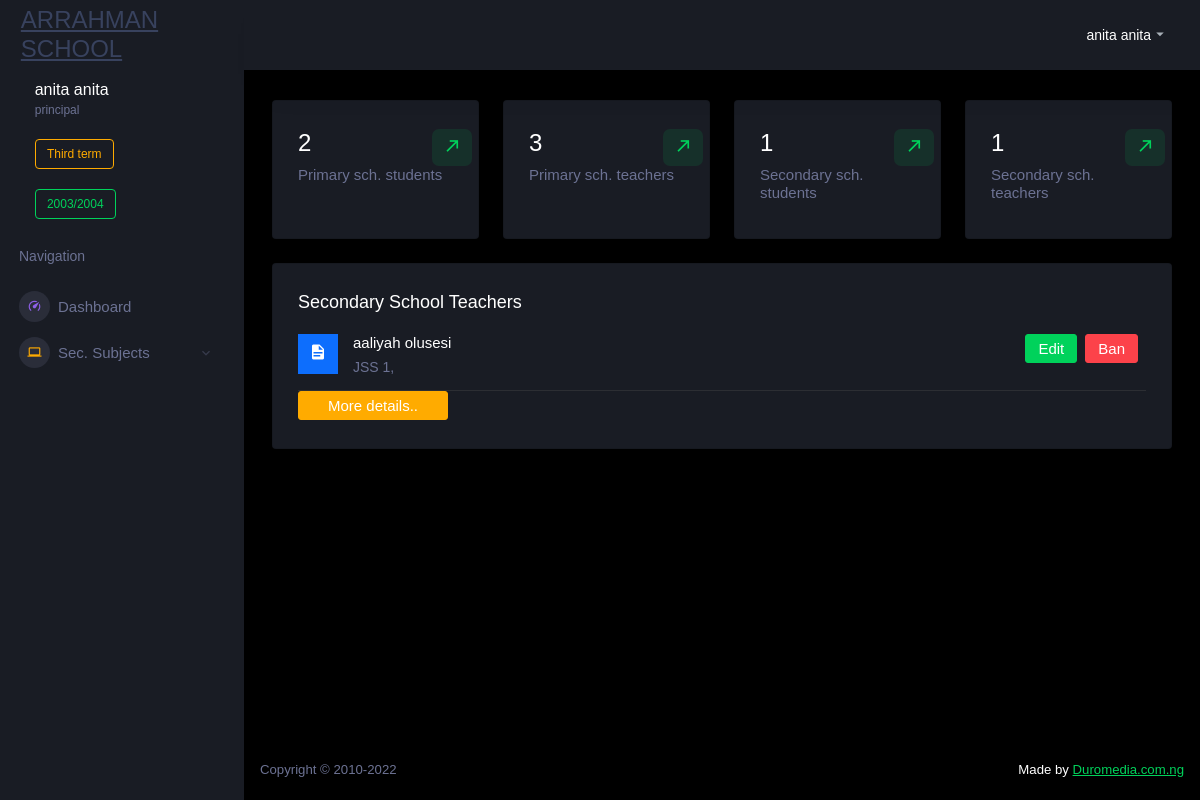
Page /arahman/admin/dashboard.php (signed in) on the earlier database version.
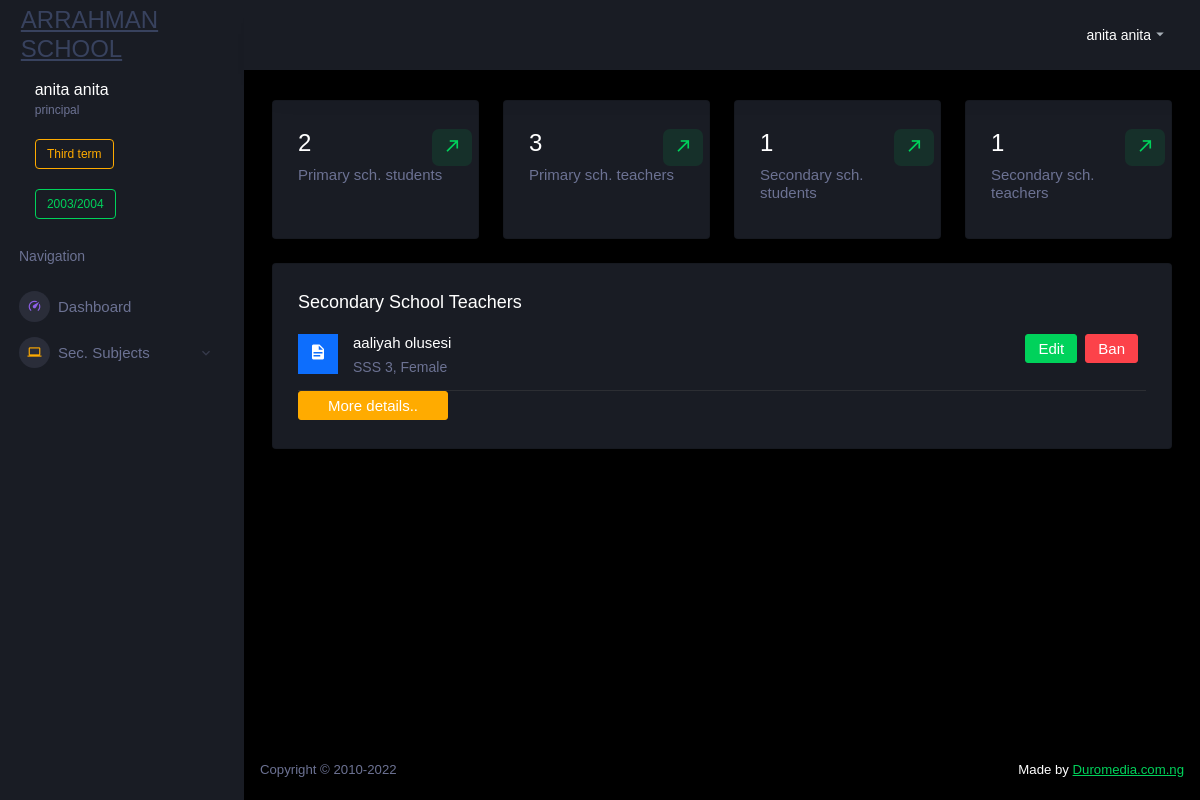
Same page on the later database version.
### tables this page shows
CREATE TABLE `term_start_end` (
  `term_start_end_id` int(11) NOT NULL,
  `choose_term` varchar(20) NOT NULL,
  `term_start` varchar(255) NOT NULL,
  `term_end` varchar(255) NOT NULL,
  `term_timestamp` timestamp NOT NULL DEFAULT current_timestamp(),
  `school_session` varchar(12) NOT NULL
);

CREATE TABLE `secondary_teachers` (
  `secondary_teacher_id` int(11) NOT NULL,
  `secondary_teacher_active` int(1) NOT NULL DEFAULT 1,
  `secondary_teacher_class_id` int(15) NOT NULL,
  `secondary_teacher_firstname` varchar(30) NOT NULL,
  `secondary_teacher_surname` varchar(30) NOT NULL,
  `secondary_teacher_email` varchar(255) NOT NULL,
  `secondary_teacher_password` varchar(255) NOT NULL,
  `secondary_teacher_sex` varchar(6) NOT NULL,
  `secondary_teacher_age` int(2) NOT NULL,
  `secondary_teacher_phone` varchar(11) NOT NULL,
  `secondary_teacher_qualification` varchar(30) NOT NULL,
  `secondary_teacher_address` varchar(255) NOT NULL,
  `secondary_teacher_image` varchar(255) NOT NULL,
  `secondary_teacher_cookie` varchar(255) NOT NULL,
  `secondary_teacher_timestamp` timestamp NOT NULL DEFAULT current_timestamp()
);

CREATE TABLE `secondary_school_classes` (
  `secondary_class_id` int(1) NOT NULL,
  `secondary_class` varchar(10) NOT NULL,
  `secondary_class_fees` varchar(9) NOT NULL
);

### arahman/admin/dashboard.php (the view, shortened to what this page needs)
<?php
require_once ('../../incs-arahman/gen_serv_con.php');
?>
<?php require_once ('../../incs-arahman/dashboard.php');?>
        <div class="main-panel">
          <div class="content-wrapper">
            <?php
            $query = mysqli_query($connect, "SELECT primary_id FROM primary_school_students WHERE pri_admit = '1' AND pri_active_email = '1' AND pri_paid = '1'") or die(db_conn_error);  ?>
            <div class="row">
              <div class="col-xl-3 col-sm-6 grid-margin stretch-card">
                <div class="card">
                  <div class="card-body">
                    <div class="row">
                      <div class="col-9">
                        <div class="d-flex align-items-center align-self-start">
                          <h3 class="mb-0"><?=mysqli_num_rows($query)?></h3>
                        </div>
                      </div>
                      <div class="col-3">
                        <div class="icon icon-box-success">
                          <span class="mdi mdi-arrow-top-right icon-item"></span>
                        </div>
                      </div>
                    </div>
                    <h6 class="text-muted font-weight-normal">Primary sch. students</h6>
                  </div>
                </div>
              </div>
          <?php $query_pri_sch = mysqli_query($connect, "SELECT primary_teacher_id FROM primary_teachers") or die(db_conn_error); ?>
              <div class="col-xl-3 col-sm-6 grid-margin stretch-card">
                <div class="card">
                  <div class="card-body">
                    <div class="row">
                      <div class="col-9">
                        <div class="d-flex align-items-center align-self-start">
                          <h3 class="mb-0"><?=mysqli_num_rows($query_pri_sch)?></h3>
                        </div>
                      </div>
                      <div class="col-3">
                        <div class="icon icon-box-success">
                          <span class="mdi mdi-arrow-top-right icon-item"></span>
                        </div>
                      </div>
                    </div>
                    <h6 class="text-muted font-weight-normal">Primary sch. teachers</h6>
                  </div>
                </div>
              </div>
              <?php $query_sec = mysqli_query($connect, "SELECT secondary_id FROM secondary_school_students WHERE sec_admit = '1' AND sec_active_email = '1' AND sec_paid = '1'") or die(db_conn_error);  ?>
              <div class="col-xl-3 col-sm-6 grid-margin stretch-card">
                <div class="card">
                  <div class="card-body">
                    <div class="row">
                      <div class="col-9">
                        <div class="d-flex align-items-center align-self-start">
                          <h3 class="mb-0"><?=mysqli_num_rows($query_sec)?></h3>
                        </div>
                      </div>
                      <div class="col-3">
                      <div class="icon icon-box-success">
                          <span class="mdi mdi-arrow-top-right icon-item"></span>
                        </div>
                      </div>
                    </div>
                    <h6 class="text-muted font-weight-normal">Secondary sch. students</h6>
                  </div>
                </div>
              </div>
              <?php
              $query_sec_sch = mysqli_query($connect, "SELECT secondary_teacher_id FROM secondary_teachers") or die(db_conn_error);  ?>
              <div class="col-xl-3 col-sm-6 grid-margin stretch-card">
                <div class="card">
                  <div class="card-body">
                    <div class="row">
                      <div class="col-9">
                        <div class="d-flex align-items-center align-self-start">
                          <h3 class="mb-0"><?=mysqli_num_rows($query_sec_sch)?></h3>
                        </div>
                      </div>
                      <div class="col-3">
                        <div class="icon icon-box-success ">
                          <span class="mdi mdi-arrow-top-right icon-item"></span>
                        </div>
                      </div>
                    </div>
                    <h6 class="text-muted font-weight-normal">Secondary sch. teachers</h6>
                  </div>
                </div>
              </div>
            </div>
            <div class="row">
<?php
              if(isset($_SESSION['admin_active']) AND $_SESSION['admin_type'] == PRINCIPAL){
                $results = mysqli_query($connect,"SELECT secondary_teacher_id, secondary_teacher_active,  secondary_teacher_class_id, secondary_teacher_firstname, secondary_teacher_surname, secondary_teacher_sex, secondary_teacher_qualification, secondary_class_id, secondary_class FROM secondary_teachers, secondary_school_classes WHERE secondary_class_id =	secondary_teacher_class_id ORDER BY secondary_teacher_id DESC LIMIT 5") or die(db_conn_error);
                echo '<div class="col-md-12 grid-margin stretch-card">
                <div class="card">
                  <div class="card-body">
                    <div class="d-flex flex-row justify-content-between">
                      <h4 class="card-title mb-1">Secondary School teachers</h4>
                      <p class="text-muted mb-1"></p>
                    </div>';
                    if (mysqli_num_rows($results) >= 1 && mysqli_num_rows($results) <= 5){
                      if(mysqli_num_rows($results) >= 1 AND mysqli_num_rows($results) <= 5){
                        while ($row = mysqli_fetch_array($results)){
                    echo '
                    <div class="row">
                      <div class="col-12">
                        <div class="preview-list">
                          <a href="'.GEN_WEBSITE.'/admin/sec-show-teachers.php" style="text-decoration:none; color:inherit;"><div class="preview-item border-bottom">
                            <div class="preview-thumbnail">
                              <div class="preview-icon bg-primary">
                                <i class="mdi mdi-file-document"></i>
                              </div>
                            </div>
                            <div class="preview-item-content d-sm-flex flex-grow">
                              <div class="flex-grow">
                                <h6 class="preview-subject">'.$row['secondary_teacher_firstname'].' '.$row['secondary_teacher_surname'].'</h6>
                                <p class="text-muted mb-0">'.$row['secondary_class'].', '.$row['secondary_teacher_sex'].'</p>
                              </div>
                            </div>
                            <td>
                              <form action="'.GEN_WEBSITE.'/admin/sec-edit-teacher-data.php" method="GET">
                                <button type="submit" class="btn btn-success me-2" name="id" value="'.$row['secondary_teacher_id'].'">Edit</button>
                              </form>
                            </td>
                            <td>';
                              if($row['secondary_teacher_active'] == 1){
                                echo '
                                <form action="" method="POST">
                                  <button type="submit" class="btn btn-danger me-2" name="ban_teacher" value="'.$row['secondary_teacher_id'].'">Ban</button>
                                </form>';
                              } elseif($row['secondary_teacher_active'] == 0){
                                echo '
                                <form action="" method="POST">
                                  <button type="submit" class="btn btn-danger me-2" name="unban_teacher" value="'.$row['secondary_teacher_id'].'">Unban</button>
                                </form>';
                              }
                              echo  '
                            </td>
                            </div>
                          </a>
                        </div>
                      </div>
                    </div>
                    ';
                }
                }
              }elseif(mysqli_num_rows($results) == 0){
                echo '<h3 class="text-center">No secondary school teacher</h3>';
              }
              if(mysqli_num_rows($results) >= 0){
                echo '<form action="sec-show-teachers.php" method="POST"><button type="submit" class="btn btn-warning btn-fw"> More details..</button></form>';
              }
              echo '
              </div>
              </div>
              </div>
              ';
              }
            ?>
            </div>
            <?php require_once ('../../incs-arahman/dashboard-footer.php'); ?>

### incs-arahman/dashboard.php (shortened to what this page needs)
<!DOCTYPE html>
<html lang="en">
  <head>
    <link rel="stylesheet" href="assets/vendors/mdi/css/materialdesignicons.min.css">
    <link rel="stylesheet" href="assets/vendors/css/vendor.bundle.base.css">
    <link rel="stylesheet" href="assets/vendors/jvectormap/jquery-jvectormap.css">
    <link rel="stylesheet" href="assets/vendors/flag-icon-css/css/flag-icon.min.css">
    <link rel="stylesheet" href="assets/vendors/owl-carousel-2/owl.carousel.min.css">
    <link rel="stylesheet" href="assets/vendors/owl-carousel-2/owl.theme.default.min.css">
    <link rel="stylesheet" href="assets/vendors/select2/select2.min.css">
    <link rel="stylesheet" href="assets/vendors/select2-bootstrap-theme/select2-bootstrap.min.css">
    <link rel="stylesheet" href="assets/css/style.css">
  </head>
  <body>
    <div class="container-scroller">
      <nav class="sidebar sidebar-offcanvas" id="sidebar">
        <div class="sidebar-brand-wrapper d-none d-lg-flex align-items-center justify-content-center fixed-top">
          <a class="sidebar-brand brand-logo" href="<?=GEN_WEBSITE.'/admin/dashboard.php';?>"><h3 class="mb-0">ARRAHMAN SCHOOL</h3></a>
        </div>
        <ul class="nav">
          <li class="nav-item profile">
            <div class="profile-desc">
              <div class="profile-pic">
                <div class="profile-name">
                  <h5 class="mb-0 font-weight-normal"><?= $_SESSION['admin_firstname'].' '.$_SESSION['admin_surname'] ?></h5>
                  <span><?= $_SESSION['admin_type']  ?></span>
                <?php  $taking_session = mysqli_query ($connect,"SELECT school_session, choose_term FROM term_start_end ORDER BY term_start_end_id DESC  LIMIT 1") or die(mysqli_error($connect));
            while($rows = mysqli_fetch_array($taking_session)){
              echo '<br><br>';
              echo '<div class="badge badge-outline-warning">'.$the_term=$rows['choose_term'].'</div>';
              echo '<br><br>';
              echo '<div class="badge badge-outline-success">'.$rows['school_session'].'</div>';
            }
  ?>
                </div>
              </div>
            </div>
          </li>
          <li class="nav-item nav-category">
            <span class="nav-link">Navigation</span>
          </li>
          <li class="nav-item menu-items">
            <a class="nav-link" href="<?=GEN_WEBSITE.'/admin/dashboard.php';?>">
              <span class="menu-icon">
                <i class="mdi mdi-speedometer"></i>
              </span>
              <span class="menu-title">Dashboard</span>
            </a>
          </li>
<?php
 if(isset($_SESSION['admin_active']) AND $_SESSION['admin_type'] == PRINCIPAL){
       echo   '<li class="nav-item menu-items">
            <a class="nav-link" data-bs-toggle="collapse" href="#ui-basicsubjects" aria-expanded="false" aria-controls="ui-basic">
              <span class="menu-icon">
                <i class="mdi mdi-laptop"></i>
              </span>
              <span class="menu-title">Sec. Subjects</span>
              <i class="menu-arrow"></i>
            </a>
            <div class="collapse" id="ui-basicsubjects">
              <ul class="nav flex-column sub-menu">
                <li class="nav-item"><a class="nav-link" href="'.GEN_WEBSITE.'/admin/sec-add-subjects.php">Add new subjects</a>
                <li class="nav-item"><a class="nav-link" href="'.GEN_WEBSITE.'/admin/sec-link-subject-class.php">Give classes<br> to subjects</a></li>
                </li>
              </ul>
            </div>
          </li>
  ';
 }
?>
        </ul>
      </nav>
      <div class="container-fluid page-body-wrapper">
        <nav class="navbar p-0 fixed-top d-flex flex-row">
          <div class="navbar-menu-wrapper flex-grow d-flex align-items-stretch">
            <ul class="navbar-nav navbar-nav-right">
              <li class="nav-item dropdown">
                <a class="nav-link" id="profileDropdown" href="#" data-bs-toggle="dropdown">
                  <div class="navbar-profile">
                    <p class="mb-0 d-none d-sm-block navbar-profile-name"><?= $_SESSION['admin_firstname'].' '.$_SESSION['admin_surname'] ?></p>
                    <i class="mdi mdi-menu-down d-none d-sm-block"></i>
                  </div>
                </a>
              </li>
            </ul>
          </div>
        </nav>

### incs-arahman/dashboard-footer.php (shortened to what this page needs)
</div>
          <footer class="footer">
            <div class="d-sm-flex justify-content-center justify-content-sm-between">
              <span class="text-muted d-block text-center text-sm-left d-sm-inline-block">
    Copyright © 2010<script>if (new Date().getFullYear() > 2010){document.write("-" + new Date().getFullYear());}</script>
            </span>
              <span class="float-none float-sm-right d-block mt-1 mt-sm-0 text-center"> Made by <a href="https://www.duromedia.com.ng/" target="_blank">Duromedia.com.ng</a> </span>
            </div>
          </footer>
        </div>
      </div>
    </div>
  </body>
</html>

Differences in the rows shown:
changed secondary_teachers "aaliyah": secondary_school_classes.secondary_class "JSS 1" → "SSS 3"; secondary_teacher_sex (not shown) → "Female"
